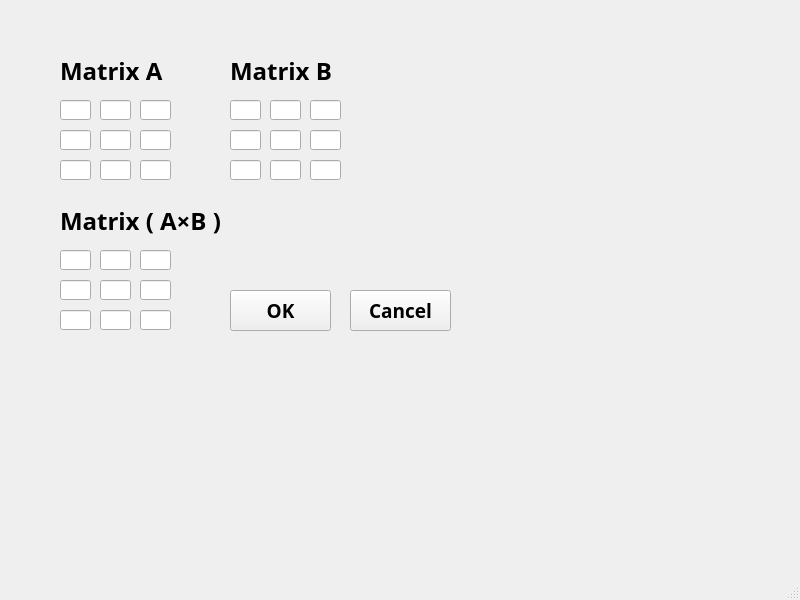
<?xml version="1.0" encoding="UTF-8"?>
<ui version="4.0">
 <class>MainWindow</class>
 <widget class="QMainWindow" name="MainWindow">
  <property name="geometry">
   <rect>
    <x>0</x>
    <y>0</y>
    <width>800</width>
    <height>600</height>
   </rect>
  </property>
  <property name="windowTitle">
   <string>MainWindow</string>
  </property>
  <widget class="QWidget" name="centralwidget">
   <widget class="QLineEdit" name="lineEdit_27">
    <property name="geometry">
     <rect>
      <x>140</x>
      <y>310</y>
      <width>31</width>
      <height>20</height>
     </rect>
    </property>
   </widget>
   <widget class="QLabel" name="label">
    <property name="geometry">
     <rect>
      <x>60</x>
      <y>50</y>
      <width>111</width>
      <height>41</height>
     </rect>
    </property>
    <property name="font">
     <font>
      <family>Agency FB</family>
      <pointsize>18</pointsize>
      <weight>75</weight>
      <bold>true</bold>
     </font>
    </property>
    <property name="text">
     <string>Matrix A</string>
    </property>
   </widget>
   <widget class="QLineEdit" name="lineEdit_18">
    <property name="geometry">
     <rect>
      <x>310</x>
      <y>130</y>
      <width>31</width>
      <height>20</height>
     </rect>
    </property>
   </widget>
   <widget class="QLineEdit" name="lineEdit">
    <property name="geometry">
     <rect>
      <x>60</x>
      <y>100</y>
      <width>31</width>
      <height>20</height>
     </rect>
    </property>
   </widget>
   <widget class="QLineEdit" name="lineEdit_11">
    <property name="geometry">
     <rect>
      <x>310</x>
      <y>100</y>
      <width>31</width>
      <height>20</height>
     </rect>
    </property>
   </widget>
   <widget class="QLineEdit" name="lineEdit_23">
    <property name="geometry">
     <rect>
      <x>140</x>
      <y>280</y>
      <width>31</width>
      <height>20</height>
     </rect>
    </property>
   </widget>
   <widget class="QLineEdit" name="lineEdit_9">
    <property name="geometry">
     <rect>
      <x>140</x>
      <y>160</y>
      <width>31</width>
      <height>20</height>
     </rect>
    </property>
   </widget>
   <widget class="QPushButton" name="pushButton_2">
    <property name="geometry">
     <rect>
      <x>350</x>
      <y>290</y>
      <width>101</width>
      <height>41</height>
     </rect>
    </property>
    <property name="font">
     <font>
      <family>微軟正黑體</family>
      <pointsize>14</pointsize>
      <weight>75</weight>
      <bold>true</bold>
     </font>
    </property>
    <property name="text">
     <string>Cancel</string>
    </property>
   </widget>
   <widget class="QLineEdit" name="lineEdit_7">
    <property name="geometry">
     <rect>
      <x>140</x>
      <y>100</y>
      <width>31</width>
      <height>20</height>
     </rect>
    </property>
   </widget>
   <widget class="QLineEdit" name="lineEdit_16">
    <property name="geometry">
     <rect>
      <x>230</x>
      <y>160</y>
      <width>31</width>
      <height>20</height>
     </rect>
    </property>
   </widget>
   <widget class="QPushButton" name="pushButton">
    <property name="geometry">
     <rect>
      <x>230</x>
      <y>290</y>
      <width>101</width>
      <height>41</height>
     </rect>
    </property>
    <property name="font">
     <font>
      <family>微軟正黑體</family>
      <pointsize>14</pointsize>
      <weight>75</weight>
      <bold>true</bold>
     </font>
    </property>
    <property name="text">
     <string>OK</string>
    </property>
   </widget>
   <widget class="QLineEdit" name="lineEdit_14">
    <property name="geometry">
     <rect>
      <x>270</x>
      <y>100</y>
      <width>31</width>
      <height>20</height>
     </rect>
    </property>
   </widget>
   <widget class="QLabel" name="label_3">
    <property name="geometry">
     <rect>
      <x>60</x>
      <y>200</y>
      <width>211</width>
      <height>41</height>
     </rect>
    </property>
    <property name="font">
     <font>
      <family>Agency FB</family>
      <pointsize>18</pointsize>
      <weight>75</weight>
      <bold>true</bold>
     </font>
    </property>
    <property name="text">
     <string>Matrix ( A×B )</string>
    </property>
   </widget>
   <widget class="QLineEdit" name="lineEdit_2">
    <property name="geometry">
     <rect>
      <x>60</x>
      <y>130</y>
      <width>31</width>
      <height>20</height>
     </rect>
    </property>
   </widget>
   <widget class="QLineEdit" name="lineEdit_22">
    <property name="geometry">
     <rect>
      <x>140</x>
      <y>250</y>
      <width>31</width>
      <height>20</height>
     </rect>
    </property>
   </widget>
   <widget class="QLineEdit" name="lineEdit_12">
    <property name="geometry">
     <rect>
      <x>230</x>
      <y>130</y>
      <width>31</width>
      <height>20</height>
     </rect>
    </property>
   </widget>
   <widget class="QLineEdit" name="lineEdit_6">
    <property name="geometry">
     <rect>
      <x>100</x>
      <y>160</y>
      <width>31</width>
      <height>20</height>
     </rect>
    </property>
   </widget>
   <widget class="QLineEdit" name="lineEdit_20">
    <property name="geometry">
     <rect>
      <x>60</x>
      <y>280</y>
      <width>31</width>
      <height>20</height>
     </rect>
    </property>
   </widget>
   <widget class="QLineEdit" name="lineEdit_21">
    <property name="geometry">
     <rect>
      <x>100</x>
      <y>250</y>
      <width>31</width>
      <height>20</height>
     </rect>
    </property>
   </widget>
   <widget class="QLineEdit" name="lineEdit_5">
    <property name="geometry">
     <rect>
      <x>100</x>
      <y>100</y>
      <width>31</width>
      <height>20</height>
     </rect>
    </property>
   </widget>
   <widget class="QLineEdit" name="lineEdit_13">
    <property name="geometry">
     <rect>
      <x>270</x>
      <y>130</y>
      <width>31</width>
      <height>20</height>
     </rect>
    </property>
   </widget>
   <widget class="QLineEdit" name="lineEdit_26">
    <property name="geometry">
     <rect>
      <x>100</x>
      <y>280</y>
      <width>31</width>
      <height>20</height>
     </rect>
    </property>
   </widget>
   <widget class="QLineEdit" name="lineEdit_8">
    <property name="geometry">
     <rect>
      <x>140</x>
      <y>130</y>
      <width>31</width>
      <height>20</height>
     </rect>
    </property>
   </widget>
   <widget class="QLabel" name="label_2">
    <property name="geometry">
     <rect>
      <x>230</x>
      <y>50</y>
      <width>111</width>
      <height>41</height>
     </rect>
    </property>
    <property name="font">
     <font>
      <family>Agency FB</family>
      <pointsize>18</pointsize>
      <weight>75</weight>
      <bold>true</bold>
     </font>
    </property>
    <property name="text">
     <string>Matrix B</string>
    </property>
   </widget>
   <widget class="QLineEdit" name="lineEdit_17">
    <property name="geometry">
     <rect>
      <x>230</x>
      <y>100</y>
      <width>31</width>
      <height>20</height>
     </rect>
    </property>
   </widget>
   <widget class="QLineEdit" name="lineEdit_25">
    <property name="geometry">
     <rect>
      <x>60</x>
      <y>310</y>
      <width>31</width>
      <height>20</height>
     </rect>
    </property>
   </widget>
   <widget class="QLineEdit" name="lineEdit_19">
    <property name="geometry">
     <rect>
      <x>100</x>
      <y>310</y>
      <width>31</width>
      <height>20</height>
     </rect>
    </property>
   </widget>
   <widget class="QLineEdit" name="lineEdit_24">
    <property name="geometry">
     <rect>
      <x>60</x>
      <y>250</y>
      <width>31</width>
      <height>20</height>
     </rect>
    </property>
   </widget>
   <widget class="QLineEdit" name="lineEdit_3">
    <property name="geometry">
     <rect>
      <x>60</x>
      <y>160</y>
      <width>31</width>
      <height>20</height>
     </rect>
    </property>
   </widget>
   <widget class="QLineEdit" name="lineEdit_4">
    <property name="geometry">
     <rect>
      <x>100</x>
      <y>130</y>
      <width>31</width>
      <height>20</height>
     </rect>
    </property>
   </widget>
   <widget class="QLineEdit" name="lineEdit_10">
    <property name="geometry">
     <rect>
      <x>270</x>
      <y>160</y>
      <width>31</width>
      <height>20</height>
     </rect>
    </property>
   </widget>
   <widget class="QLineEdit" name="lineEdit_15">
    <property name="geometry">
     <rect>
      <x>310</x>
      <y>160</y>
      <width>31</width>
      <height>20</height>
     </rect>
    </property>
   </widget>
  </widget>
  <widget class="QMenuBar" name="menubar">
   <property name="geometry">
    <rect>
     <x>0</x>
     <y>0</y>
     <width>800</width>
     <height>18</height>
    </rect>
   </property>
  </widget>
  <widget class="QStatusBar" name="statusbar"/>
 </widget>
 <resources/>
 <connections/>
</ui>
